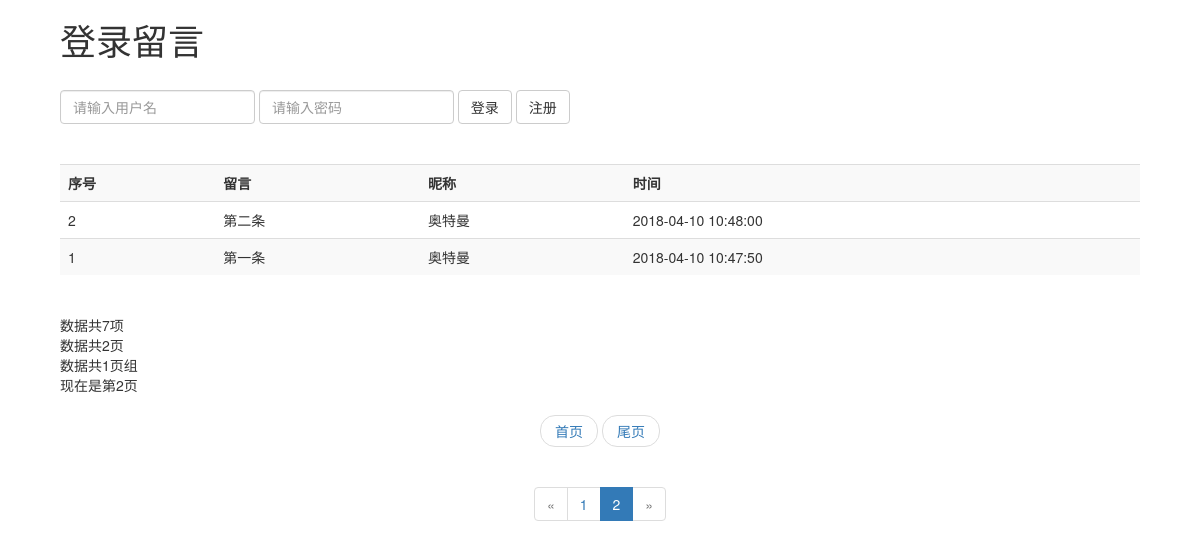
The page /index.php?page=2&group=1 on the database its author committed.
### tables this page shows
CREATE TABLE `message` (
  `Id` int(11) NOT NULL AUTO_INCREMENT,
  `username` varchar(255) DEFAULT NULL,
  `text` varchar(255) DEFAULT NULL,
  `time` datetime DEFAULT NULL,
  PRIMARY KEY (`Id`)
);

### index.php (the view, shortened to what this page needs)
<!DOCTYPE html>
<html>
	<head>
		<link rel="stylesheet" href="css/bootstrap.min.css" />
	</head>
<body style="width: 90%;margin: auto;">
	<?
	    if(isset($_SESSION['username']) ){
	        echo "您好！{$_SESSION['name']},欢迎回来！";
	        echo "<a href='logout.php'>注销</a><br /><br />";
	    ?>
	    <form class="form-inline" action="insertMessage.php" method="post">
		  <div class="form-group">
		    <input type="text" class="form-control" name="text" placeholder="请输入留言内容">
		  </div>
		  <button type="submit" class="btn btn-default">留言</button>
		</form>
	   <?
	    }  else {
	    	?>
	<form class="form-inline" action="loginJudge.php" method="post">
		<h1>登录留言</h1><br />
	  <div class="form-group">
	    <input type="text" class="form-control" name="username" placeholder="请输入用户名">
	  </div>
	  <div class="form-group">
	    <input type="password" class="form-control" name="password" placeholder="请输入密码">
	  </div>
	  <button type="submit" class="btn btn-default">登录</button>
	  <button type="button" class="btn btn-default" onclick="location='register/index.php'">注册</button>
	</form>
	<br /><br />
	<?
	  }
	?>
	<table class="table table-striped">
  		<tr>
  			<th>序号</th>
  			<th>留言</th>
  			<th>昵称</th>
  			<th>时间</th>
  		</tr>
  		<?
			include("conn.php");
	  		$num_rec_per_page=5;
			if (isset($_GET["page"])) { $page  = $_GET["page"]; } else { $page=1; };
			if (isset($_GET["group"])) { $group  = $_GET["group"]; } else { $group=1; };
			$start_from = ($page-1) * $num_rec_per_page;
			$sql = "SELECT * FROM message order by Id desc LIMIT $start_from, $num_rec_per_page ";
			$result = mysqli_query($conn,$sql);
			while($row=mysqli_fetch_array($result)){
			?>
  		<tr>
  			<td><? echo $row['Id']; ?></td>
  			<td><? echo $row['text']; ?></td>
  			<td><? echo $row['username']; ?></td>
  			<td><? echo $row['time']; ?></td>
  		</tr>
  		<?
		  }
		?>
	</table>
<?
$sql = "SELECT * FROM message";
$rs_result = mysqli_query($conn,$sql);
$total_records = mysqli_num_rows($rs_result);
$total_pages = ceil($total_records / $num_rec_per_page);
$num_rec_per_group=3;
$total_groups=ceil($total_pages / $num_rec_per_group);
echo "<br/>数据共".$total_records."项";
echo "<br/>数据共".$total_pages."页";
echo "<br/>数据共".$total_groups."页组";
echo "<br/>现在是第".$page."页";
echo "<br/>";
?>
<nav >
  <ul class="pager">
    <li><a href="index.php?page=1">首页</a></li>
    <li><a href="index.php?page=<? echo $total_pages;?>&group=<?echo $total_groups; ?>">尾页</a></li>
  </ul>
</nav>
<nav aria-label="Page navigation" style="text-align: center;">
  <ul   class="pagination">
  	<?
  		if($group==1){
  	?>
	  	<li aria-label="Previous" class="disabled">
	        <span aria-hidden="true">&laquo;</span>
	    </li>
  	<?
  		}
  	?>
    <?
    	for ($i=1; $i<=$total_pages; $i++) {
    		if($i<=$group*$num_rec_per_group && ($group-1)*$num_rec_per_group<$i){
    			if($page==$i) {
	    			echo "<li class=\"active\"><a href='index.php?page=".$i."'>".$i."</a></li> ";
	    		}else{
	    			echo "<li><a href='index.php?page=".$i."'>".$i."</a></li> ";
	    		}
    		}
		};
    ?>
    <?
  		if($group==$total_groups){
  	?>
	  	<li aria-label="Next" class="disabled">
        <span aria-hidden="true">&raquo;</span>
    </li>
  	<?
  		}
  	?>
  </ul>
</nav>
</body>
</html>

### rows shown on the page
message: Id "2", text "第二条", username "奥特曼", time "2018-04-10 10:48:00"
message: Id "1", text "第一条", username "奥特曼", time "2018-04-10 10:47:50"

### other values the page prints
$total_records "7"
$total_pages "2"
$total_groups "1"
$page "2"
